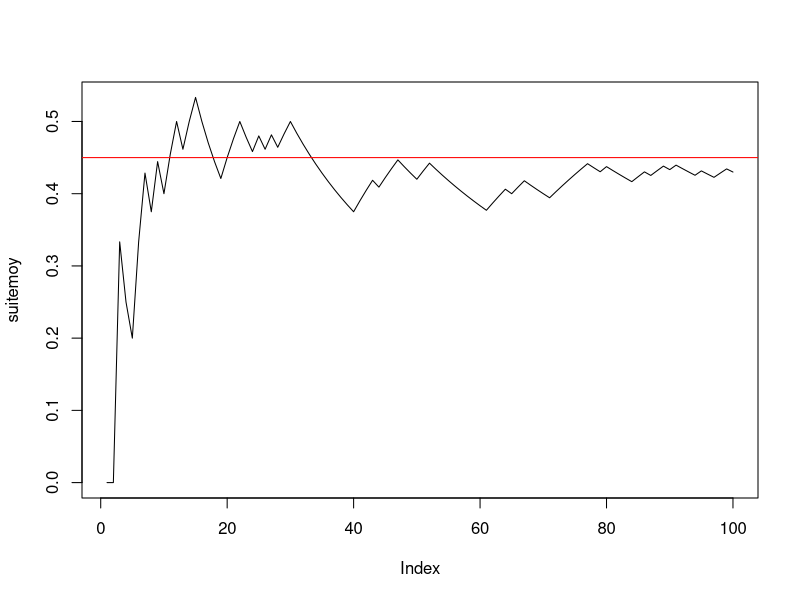
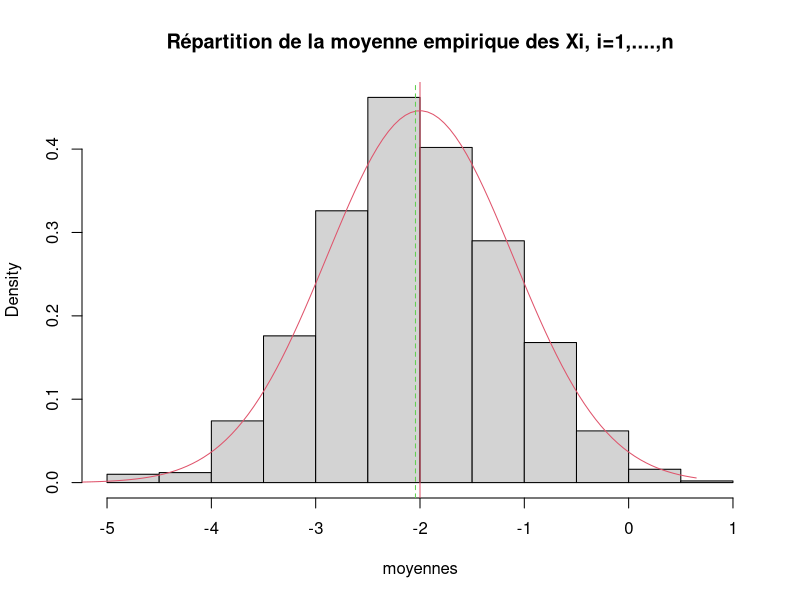
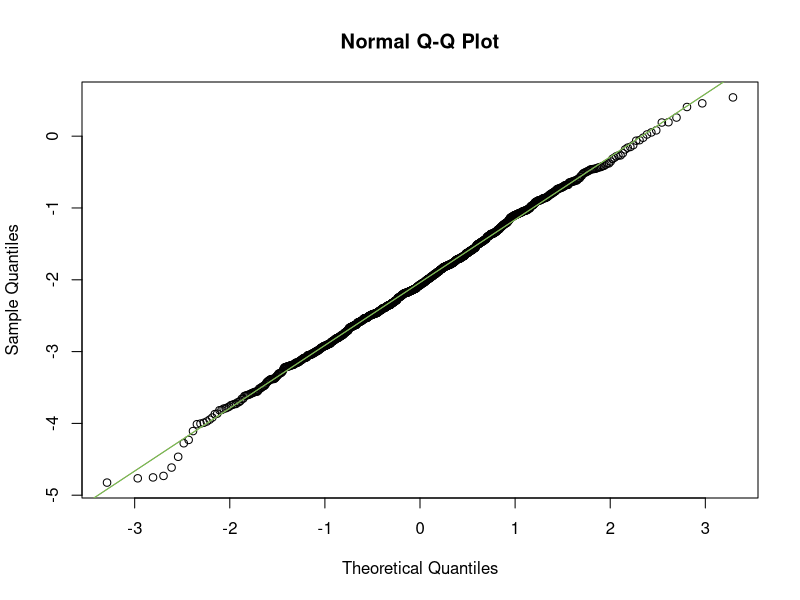
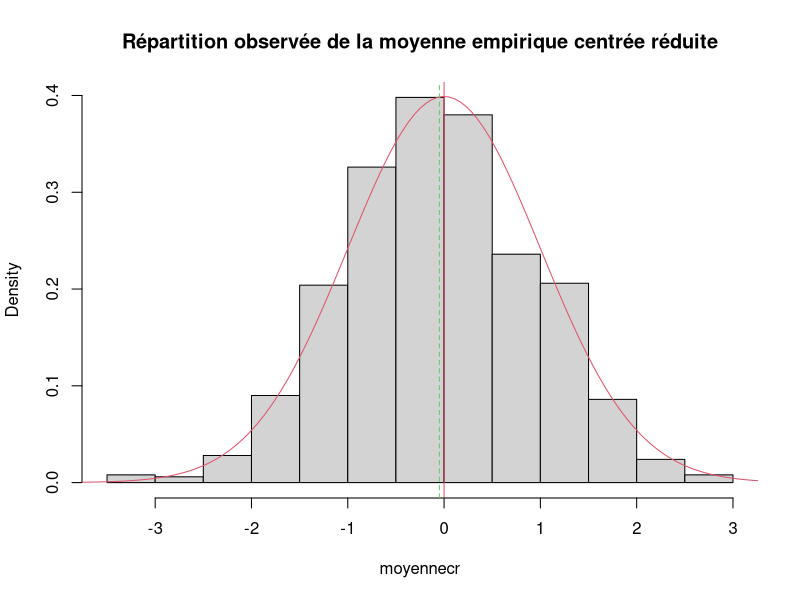
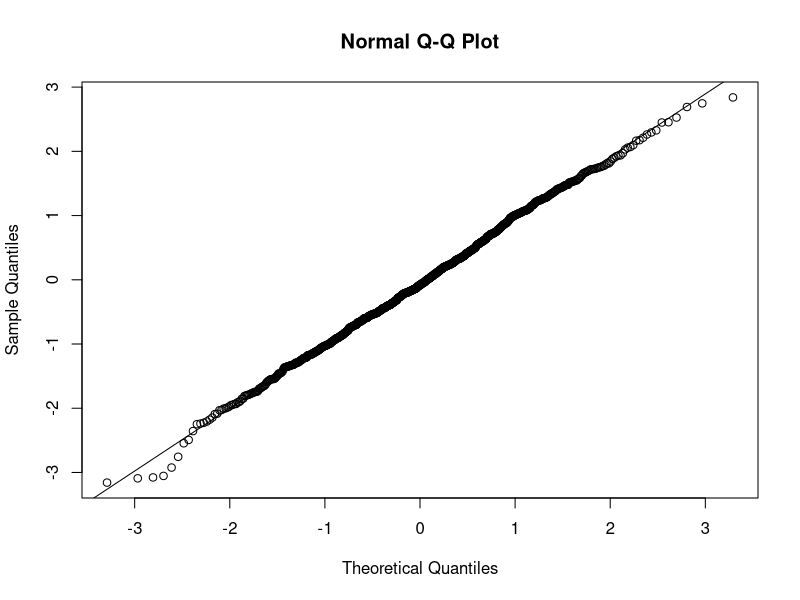
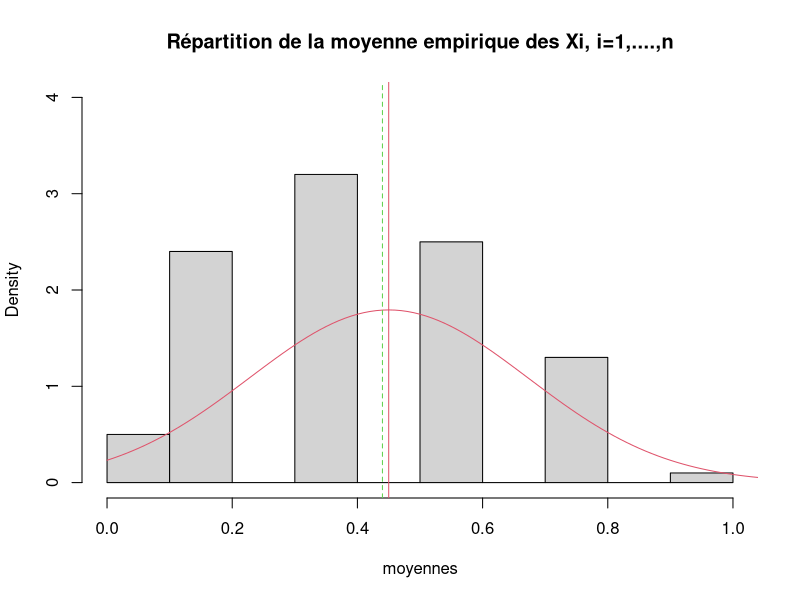
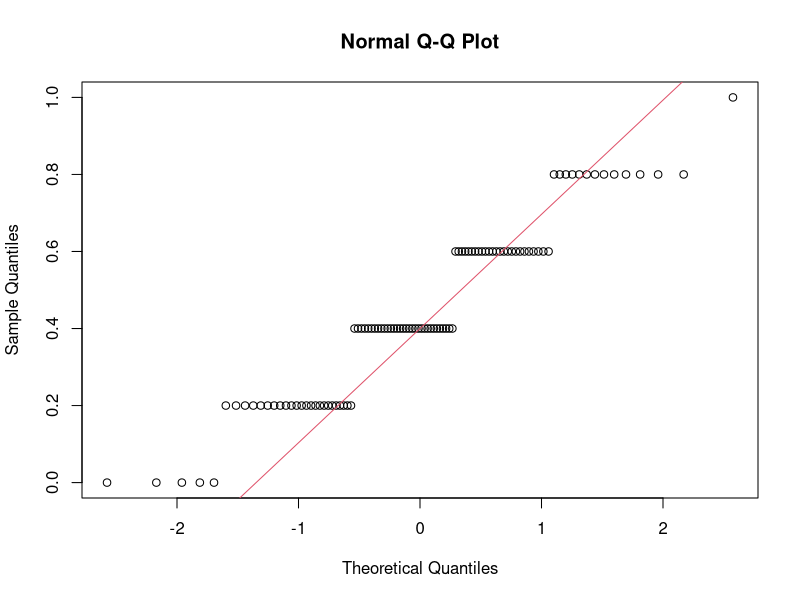
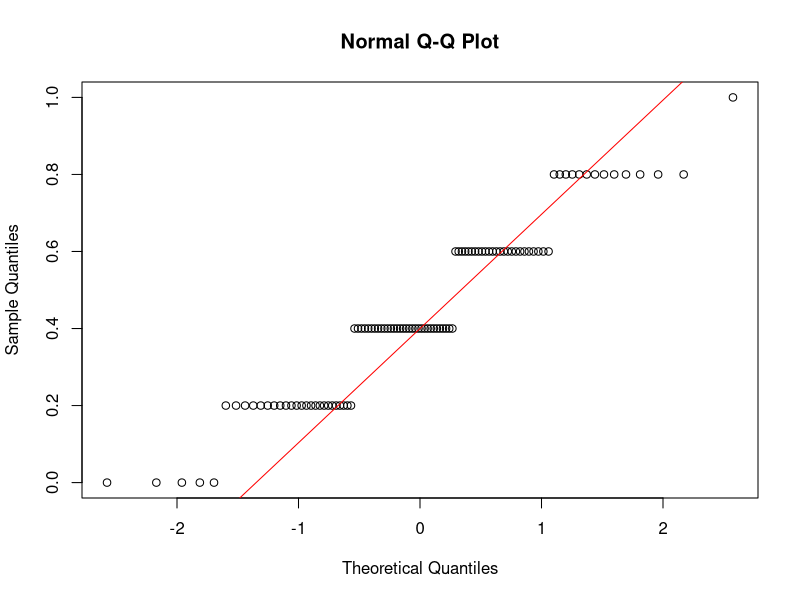

Recreate these plots in R, in order.

# Exercice 1

# Question 1
n <- 100
p <- 0.45
x <- rbinom(n, 1, p)

# Question 2
cumsum(x)
taille <- 1:n
suitemoy <- cumsum(x) / taille
#--------question 3------------
plot(suitemoy, type = "l")
abline(h = p, col = "red")


#------------Exercice 3------------------------

#---------question 1--------------------------
mu <- -2
sigma <- 2
n <- 5
x <- rnorm(n, mu, sigma)
moyx <- mean(x)

#---------question 2--------------------------
y <- rnorm(n, mu, sigma)
moyy <- mean(y)
rbind(x, y) -> M
rowMeans(M)

#---------question 3--------------------------
N <- 1000
Mdata <- matrix(rnorm(n * N, mu, sigma), ncol = n, byrow = T)
dim(Mdata)


#---------question 4--------------------------
rowMeans(Mdata) -> moyennes
apply(Mdata, MARGIN = 1, mean)

#---------question 5--------------------------
mean(moyennes)
sd(moyennes) * sqrt((length(moyennes) - 1) / length(moyennes))
sd(moyennes)

#---------question 6--------------------------
hist(moyennes, prob = T, main = "Répartition de la moyenne empirique des Xi, i=1,....,n") # la répartition observée de Xbar_n
(abs <- seq(1.2 * min(moyennes), 1.2 * max(moyennes), (max(moyennes) - min(moyennes)) / 100))
points(abs, dnorm(abs, mu, sigma / sqrt(n)), col = 2, type = "l")
abline(v = mean(moyennes), col = 3, lty = "dashed") # moyenne de l'échantillon
abline(v = mu, col = 2) # moyenne théorique mu de la loi de Xbar
# belle adéquation de l'échantillon à la normale, que l'on peut verifier avec dte de Henry
qqnorm(moyennes) # les points sont presque alignés la loi de Xbar_n est donc bien normale
qqline(moyennes, col = 2) # autour de la droite rouge qui passe par les deux points
# (1er quartile theo de la centrée réduite,1er quartile empirique) et
# (3ieme quartile theo de la centrée réduite,3ieme quartile empirique)
# mean(echantillon) et écart-type empirique sd(échantillon)*sqrt((n-1)/n). e
# En effet si on ajoute la droite passant par ces deux points elle se confond
# avec qqline. droite de Henry

(x1 <- qnorm(0.25))
(x2 <- qnorm(0.75))
(y1 <- quantile(moyennes, 0.25, type = 1))
(y2 <- quantile(moyennes, 0.75, type = 1))
abline(y1 - (y2 - y1) * x1 / (x2 - x1), (y2 - y1) / (x2 - x1), col = 3) # droite de Henry

#----------question 7-------------------------
moyennecr <- sqrt(n) * (moyennes - mu) / sigma
hist(moyennecr, prob = T, main = "Répartition observée de la moyenne empirique centrée réduite")
(abscr <- seq(1.2 * min(moyennecr), 1.2 * max(moyennecr), (max(moyennecr) - min(moyennecr)) / 100))
points(abscr, dnorm(abscr), col = 2, type = "l")
abline(v = mean(moyennecr), col = 3, lty = "dashed") # moyenne empirique de l'échantillon
abline(v = 0, col = 2) # moyenne théorique  de la loi normale centrée réduite

qqnorm(moyennecr)
qqline(moyennecr) # droite de Henry

#-----------question 8------------
n <- 50
# puis réexecuter les lignes 67 à 107 : la loi reste gaussienne mais
# l'écart-type de Xbarn est plus petit avec n=50 qu'avec n=2
sd(moyennes)
sigma / sqrt(n)

n <- 2
# puis réexecuter les lignes 67 à 107 : LA LOI EST TOUJOURS GAUSSIENNE MEME AVEC n PETIT
# C'EST UNE PROPRIETES CARACTÉRISTIQUE DE LA LOI NORMALE MAIS QUI NE S'APPLIQUE PAS AUX AUTRES
# LOIS COMME PAR EX A LA BERNOULLI ==> VOIR EXO SUIVANT
sd(moyennes)
# l'écart type empirique est EN REVANCHE plus faible avec n=2 qu'avec n=50 :
# normal il estime sigma/sqrt(n) or :
sigma / sqrt(n)

#####################################################################################
# CE QU'IL FAUT RETENIR DE CET EXERCICE : LA LOI DE XBAR EST GAUSSIENNE SI L'ÉCHANTILLON EST
# GAUSSIEN ET DE TAILLE QUELCONQUE n. LE RESULTAT DU THEOREME CENTRAL LIMITE EST VRAI DANS CE CAS
# POUR TOUT n ET PAS SEULEMENT POUR n GRAND
###################################################################################

###################################################
#------------Exercice 4------------------------
###################################################

#---------question 1--------------------------
p <- 0.45
n <- 5
N <- 100
rm(Mdata) # efface l'objet précedemment créé Mdata

Mdata <- matrix(rbinom(n * N, 1, p), ncol = n, byrow = T) # N échantillons de taille n disposés en lignes
dim(Mdata) # dimension de la matrice N lignes et n colonnes

(rowMeans(Mdata) -> moyennes) # calcule les moyennes pour les N, n-échantillons tirés.


mean(moyennes) # moyenne empirique des N réalisations de Xbar_n
sd(moyennes) * sqrt((length(moyennes) - 1) / length(moyennes)) # ecart-type empirique
sd(moyennes) # écart-type estimé sans biais = ecart-type empirique corrigé

#---------histogramme de xbar_n--------------------------
hist(moyennes, prob = T, ylim = c(0, max(dnorm(p, p, sqrt(p * (1 - p) / n)), 4)), main = "Répartition de la moyenne empirique des Xi, i=1,....,n") # la répartition observée de Xbar_n
(abs <- seq(.8 * min(moyennes), 1.2 * max(moyennes), (max(moyennes) - min(moyennes)) / 100))
points(abs, dnorm(abs, p, sqrt(p * (1 - p) / n)), col = 2, type = "l")
abline(v = mean(moyennes), col = 3, lty = "dashed") # moyenne de l'échantillon
abline(v = p, col = 2) # moyenne théorique mu de la loi de Xbar
qqnorm(moyennes) # vraiment pas gaussien !
qqline(moyennes, col = 2)
# AUCUNE ADEQUATION  de l'échantillon à la normale CAR n EST TROP PETIT ET LE TCL N'EST
# PAS VERIFIE. ON REFAIT LA SIMUL AVEC n=200 :

n <- 200
# puis réeéxuter les lignes 142 à 161

# EUREKA CA MARCHE BEAUCOUP MIEUX ET ON A BIEN UNE REPARTITION GAUSSIENNE CAR n EST SUFFISAMMENT GRAND POUR
# QUE LE TCL SOIT VERIFIE !
######################################

qqnorm(moyennes)
qqline(moyennes, col = "red")

# Si on augmente N on améliore l'estimation de la densité de Xbarn par l'histogramme
# des N réalisations de Xbarn mais si n est petit on n'observe pas un histogramme
# ressemblant à une gaussienne puisque le TCL ne s'applique que si n est assez grand.
# Essayer avec
N <- 1000
n <- 4
# puis lignes 142 à 159.
N <- 1000
n <- 100
# puis lignes 142 à 159.